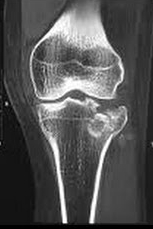
#> input picture openCV Course/أداة طبية للكشف عن كسور العظام(AI)/basic.jpg, 153 x 229 px
$ python proj.py
#> lines starting #> are read from the running program, lines starting #| are printed output that depends on the picture
import cv2
img1=cv2.imread("basic.jpg")          # الصورة ألأساسية
#> img1 is the input picture: shape (229, 153, 3); min 0, max 255, mean 83.6
img2=cv2.imread("images/one.jpg")
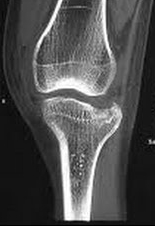
#> input picture openCV Course/أداة طبية للكشف عن كسور العظام(AI)/images/one.jpg, 155 x 226 px
#> img2 is the input picture: shape (226, 155, 3); min 0, max 255, mean 78.5

if img1.shape == img2.shape:

    print("The image have the same sizes and channels")

    diff=cv2.subtract(img1,img2)                 #  للمقارنة مابين الصور بشكل أدق

    b ,g ,r =cv2.split(diff)                     #  يعتبر 3طبقات للمقارنة مابين الصور

    if cv2.countNonZero(b) == 0 and cv2.countNonZero(g) == 0 and cv2.countNonZero(r) == 0 :
        print(" images are Completely The Same")
        cv2.rectangle(img2,(50,100),(125,150),(0,255,0),1)
        cv2.putText(img2," images are The same",(5,70),cv2.FONT_HERSHEY_COMPLEX,0.4,(255,0,0),1)
else:
    cv2.rectangle(img2,(50,100),(125,150),(0,255,0),1)  # لأنشاء مربع
    cv2.putText(img2,"The images are Different",(5,70),cv2.FONT_HERSHEY_COMPLEX,0.4,(255,0,0),1)
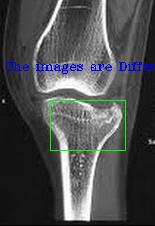
#> img2: shape (226, 155, 3); mean B, G, R 79.8, 78.4, 76.6
    print("the image are differnt")
cv2.imshow("AbdalRahman",img2)
cv2.waitKey(0)
